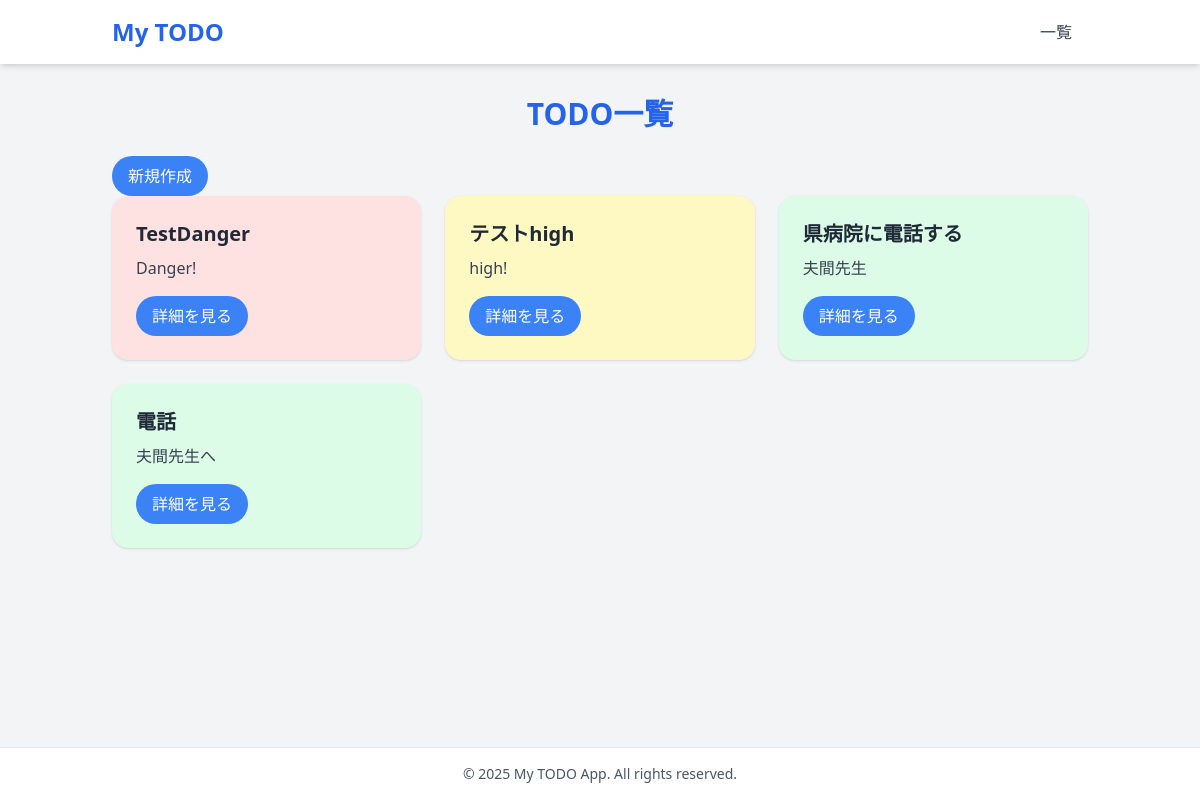
Before: / with the older database file.
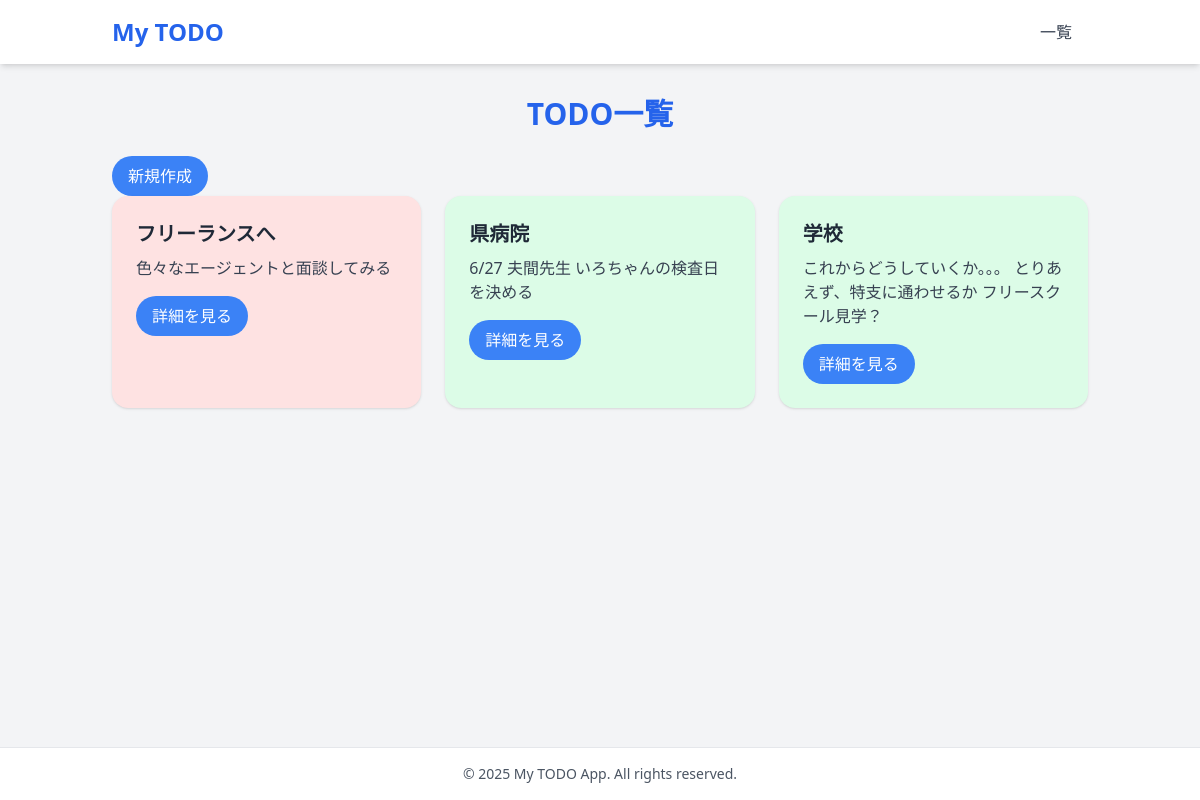
After: the same page with the newer database file.
### todo/models.py (models this page shows, shortened)
class TodoModel(models.Model):
    title    = models.CharField(max_length=100)
    memo     = models.TextField()
    priority = models.CharField(
        max_length=10,          # max_length必須
        choices=CHOICES,        # (actual, human-readable)のタプルリスト
        default='normal'
    )
    date = models.DateField()

### todo/views.py (the view)
# urls.py: path('', TodoList.as_view(), name='list'),
class TodoList(ListView):
    template_name = 'list.html'
    model = TodoModel

### templates/list.html (shortened to what this page needs)
{% extends 'base.html' %}
{% block content %}
  <h2 class="text-3xl font-bold mb-6 text-center text-blue-600">TODO一覧</h2>
    <a href="{% url 'create' %}" class="inline-block px-4 py-2 bg-blue-500 text-white rounded-full hover:bg-blue-600">
        <input type="submit" value="新規作成">
    </a>
  <div class="grid md:grid-cols-2 lg:grid-cols-3 gap-6">
    {% for todo in object_list %}
      <div class="rounded-2xl shadow p-6 hover:shadow-lg transition
        {% if todo.priority == 'danger' %}
            bg-red-100
        {% elif todo.priority == 'high' %}
            bg-yellow-100
        {% else %}
            bg-green-100
        {% endif %}">
        <h3 class="text-xl font-semibold mb-2">{{ todo.title }}</h3>
        <p class="text-gray-700 mb-4">{{ todo.memo|truncatechars:100 }}</p>
        <a href="{% url 'detail' todo.pk %}" class="inline-block px-4 py-2 bg-blue-500 text-white rounded-full hover:bg-blue-600">詳細を見る</a>
      </div>
    {% empty %}
      <p class="col-span-full text-center text-gray-500">まだ登録されたTODOはないで！</p>
    {% endfor %}
  </div>
{% endblock %}

### templates/base.html (shortened to what this page needs)
{% load static %}
<!DOCTYPE html>
<html lang="ja" class="antialiased bg-gray-100 text-gray-800">
<head>
  <link href="{% static 'css/styles.css' %}" rel="stylesheet">
</head>
<body class="min-h-screen flex flex-col">
  <nav class="bg-white shadow-md">
    <div class="container mx-auto px-6 py-4 flex justify-between items-center">
      <a href="{% url 'list' %}" class="text-2xl font-bold text-blue-600 hover:text-blue-800">My TODO</a>
      <div>
        <a href="{% url 'list' %}" class="px-4 py-2 rounded-md text-gray-700 hover:bg-blue-100">一覧</a>
      </div>
    </div>
  </nav>
  <main class="container mx-auto px-6 py-8 flex-grow">
    {% block content %}a{% endblock %}
  </main>
  <footer class="bg-white border-t mt-auto">
    <div class="container mx-auto px-6 py-4 text-center text-sm text-gray-600">
      &copy; 2025 My TODO App. All rights reserved.
    </div>
  </footer>
</body>
</html>

Changed rows visible on the page:
removed TodoModel: title "テストhigh", memo "high!", priority "high" (drawn)
changed TodoModel: title "TestDanger" → "フリーランスへ"; memo "Danger!" → "色々なエージェントと面談してみる"
changed TodoModel: title "県病院に電話する" → "県病院"; memo "夫間先生" → "6/27 夫間先生 いろちゃんの検査日を決める"
changed TodoModel: title "電話" → "学校"; memo "夫間先生へ" → "これからどうしていくか。。。 とりあえず、特支に通わせるか フリースクール見学？"
